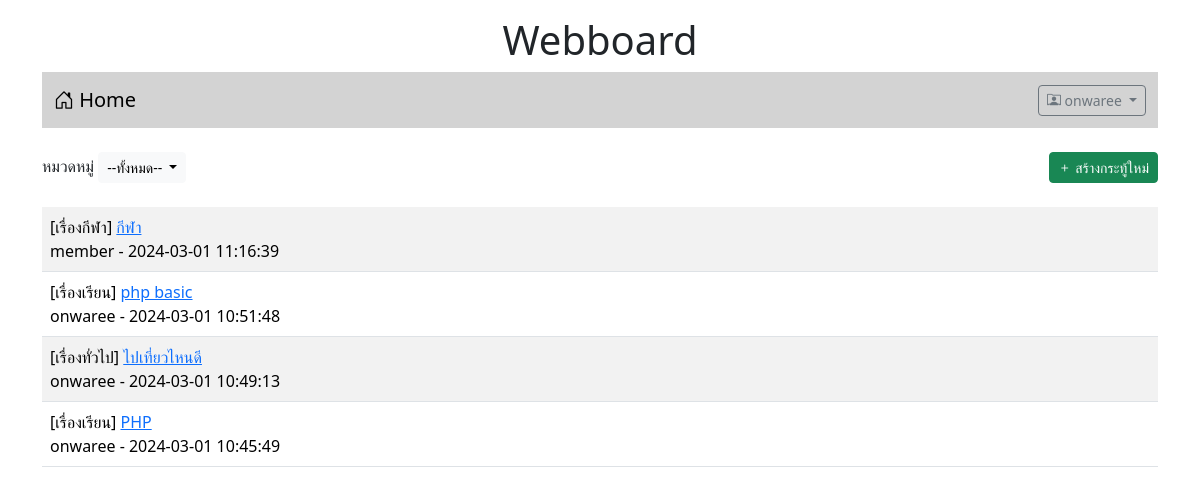
The app's page /index.php (signed in) with its own data.
### tables this page shows
CREATE TABLE `post` (
  `id` int(11) NOT NULL,
  `title` varchar(128) NOT NULL,
  `content` varchar(2048) NOT NULL,
  `post_date` datetime NOT NULL,
  `cat_id` int(11) NOT NULL,
  `user_id` int(11) NOT NULL
);

CREATE TABLE `category` (
  `id` int(11) NOT NULL,
  `name` varchar(32) NOT NULL
);

CREATE TABLE `user` (
  `id` int(11) NOT NULL,
  `login` varchar(32) NOT NULL,
  `password` varchar(64) NOT NULL,
  `name` varchar(64) NOT NULL,
  `gender` char(1) NOT NULL,
  `email` varchar(32) NOT NULL,
  `role` char(1) NOT NULL
);

### index.php (the view, shortened to what this page needs)
<!DOCTYPE html>
<html lang="en">
<head>
    <link href="https://cdn.jsdelivr.net/npm/bootstrap@5.3.2/dist/css/bootstrap.min.css" rel="stylesheet">
    <link rel="stylesheet" href="https://cdn.jsdelivr.net/npm/bootstrap-icons@1.11.3/font/bootstrap-icons.min.css">
</head>
<body>
    <div class="container-lg">
        <h1 style="text-align: center;" class="mt-3">Webboard </h1>
        <?php
            include("nav.php")
        ?>
        <div class="mt-4 d-flex justify-content-between">
            <div>
                <label>หมวดหมู่</label>
                <span class="dropdown">
                    <button class="btn btn-light btn-sm  dropdown-toggle" type="button" id="dropdownMenuButton1" data-bs-toggle="dropdown" aria-expanded="false">
                         --ทั้งหมด--
                    </button>
                </span>
            </div>
            <?php
                if(isset($_SESSION['id'])){
            ?>
                <div>
                    <a href="newpost.php" class="btn btn-success btn-sm"> <i class="bi bi-plus"></i> สร้างกระทู้ใหม่</a>
                </div>
            <?php
                }
            ?>
        </div>
        <table class="table table-striped mt-4">
                <?php
                    $conn = new PDO("mysql:host=localhost;dbname=webboard;charset=utf8","root","");
                    $sql = "SELECT t3.name , t1.title , t1.id , t2.login , t1.post_date FROM post as t1
                    INNER JOIN user as t2 ON (t1.user_id = t2.id)
                    INNER JOIN category as t3 ON (t1.cat_id = t3.id)
                    ORDER BY t1.post_date DESC";
                    $result = $conn->query($sql);
                    while($row = $result->fetch()){
                        echo "<tr>
                                <td class='d-flex justify-content-between'>
                                <div>[$row[0]]
                                    <a href=post.php?id=$row[2] style=text-decoration: none>$row[1]</a>
                                    <br>
                                    $row[3] - $row[4]
                                </div>";
                                echo " </td>  </tr>";
                    }
                ?>
        </table>
    </div>
</body>
</html>

### records on screen
post: category.name "เรื่องกีฬา", title "กีฬา", user.login "member", post_date "2024-03-01 11:16:39"
post: category.name "เรื่องเรียน", title "php basic", user.login "onwaree", post_date "2024-03-01 10:51:48"
post: category.name "เรื่องทั่วไป", title "ไปเที่ยวไหนดี", user.login "onwaree", post_date "2024-03-01 10:49:13"
post: category.name "เรื่องเรียน", title "PHP", user.login "onwaree", post_date "2024-03-01 10:45:49"

### other values on screen
$_SESSION['username'] "onwaree"
